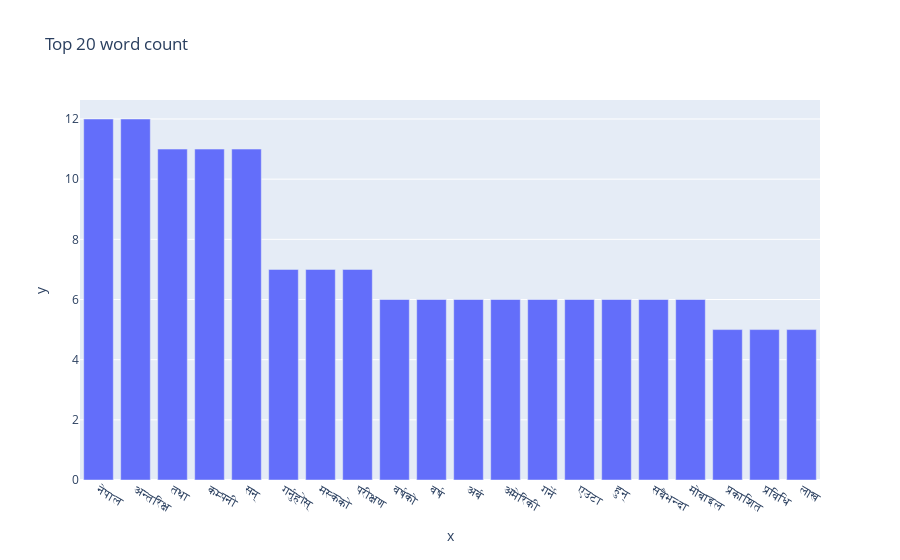

Source (notebook cell):
### Markdown cell above
## Plotting the top 20 words

### Code cell
import plotly.express as px
 
x_axis, y_axis = [], []

for each in top_counts:
    x_axis.append(each[0])
    y_axis.append(each[1])


fig = px.bar(x=x_axis, y = y_axis, title='Top 20 word count')

fig.show()

### Figure 1 — Plotly figure (JSON) as saved in the notebook; plotly's stock layout.template omitted (floating-point values rounded to 4 significant figures)
{"data": [{"alignmentgroup": "True", "hovertemplate": "x=%{x}<br>y=%{y}<extra></extra>", "legendgroup": "", "marker": {"color": "#636efa", "pattern": {"shape": ""}}, "name": "", "offsetgroup": "", "orientation": "v", "showlegend": false, "textposition": "auto", "type": "bar", "x": ["नेपाल", "अन्तरिक्ष", "तथा", "कम्पनी", "सन्", "गर्नुहोस्", "मस्कको", "परीक्षण", "वर्षको", "वर्ष", "अर्ब", "अमेरिकी", "गर्ने", "एउटा", "हुन्", "सबैभन्दा", "मोबाइल", "प्रकाशित", "प्रविधि", "लाख"], "xaxis": "x", "y": [12, 12, 11, 11, 11, 7, 7, 7, 6, 6, 6, 6, 6, 6, 6, 6, 6, 5, 5, 5], "yaxis": "y"}], "layout": {"barmode": "relative", "legend": {"tracegroupgap": 0}, "title": {"text": "Top 20 word count"}, "xaxis": {"anchor": "y", "domain": [0, 1], "title": {"text": "x"}}, "yaxis": {"anchor": "x", "domain": [0, 1], "title": {"text": "y"}}}}
